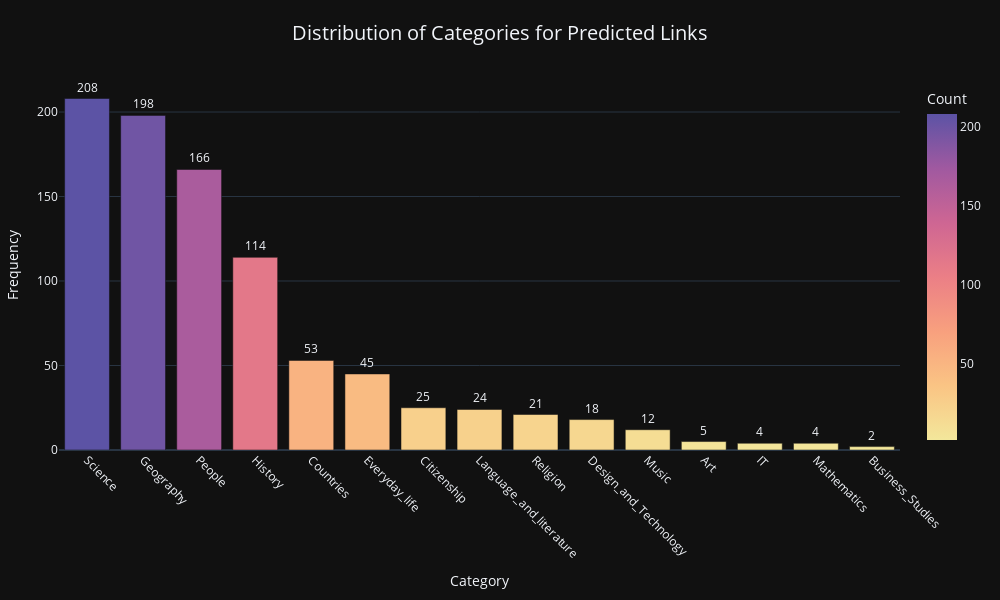
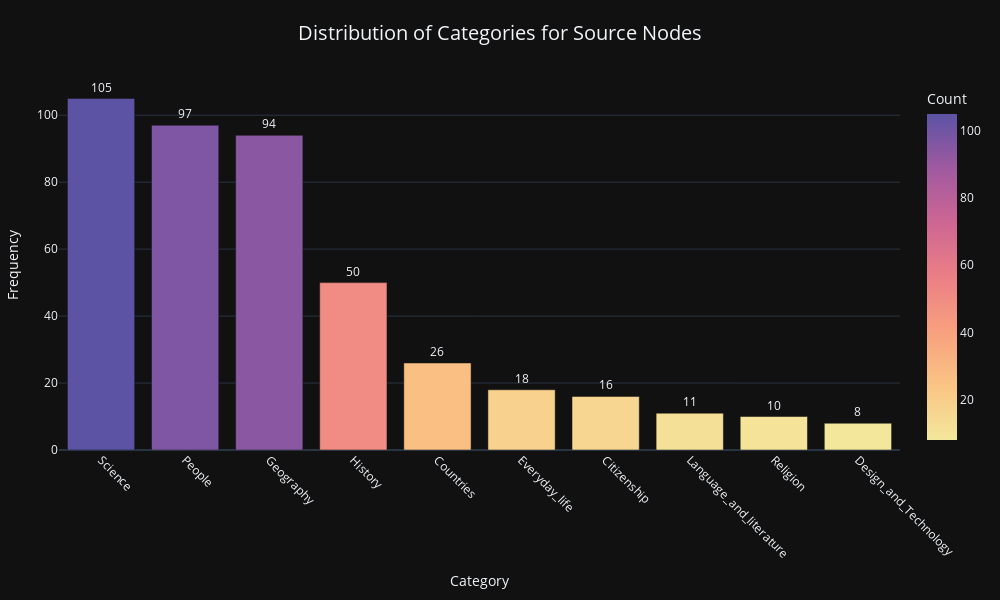

The cell these charts' notebook holds for them, in order:
### Markdown cell above
# Distribution over the categories

### Code cell
Visualization_categories_distribution(df_links_,df_categories)

### Figure 1 — Plotly figure (JSON) as saved in the notebook; plotly's stock layout.template omitted (floating-point values rounded to 4 significant figures)
{"data": [{"alignmentgroup": "True", "hovertemplate": "Category=%{x}<br>Count=%{marker.color}<extra></extra>", "legendgroup": "", "marker": {"color": [208, 198, 166, 114, 53, 45, 25, 24, 21, 18, 12, 5, 4, 4, 2], "coloraxis": "coloraxis", "pattern": {"shape": ""}}, "name": "", "offsetgroup": "", "orientation": "v", "showlegend": false, "text": [208, 198, 166, 114, 53, 45, 25, 24, 21, 18, 12, 5, 4, 4, 2], "textposition": "outside", "texttemplate": "%{text}", "type": "bar", "x": ["Science", "Geography", "People", "History", "Countries", "Everyday_life", "Citizenship", "Language_and_literature", "Religion", "Design_and_Technology", "Music", "Art", "IT", "Mathematics", "Business_Studies"], "xaxis": "x", "y": [208, 198, 166, 114, 53, 45, 25, 24, 21, 18, 12, 5, 4, 4, 2], "yaxis": "y"}], "layout": {"barmode": "relative", "coloraxis": {"colorbar": {"title": {"text": "Count"}}, "colorscale": [[0, "rgb(243, 231, 155)"], [0.1667, "rgb(250, 196, 132)"], [0.3333, "rgb(248, 160, 126)"], [0.5, "rgb(235, 127, 134)"], [0.6667, "rgb(206, 102, 147)"], [0.8333, "rgb(160, 89, 160)"], [1, "rgb(92, 83, 165)"]]}, "height": 600, "legend": {"tracegroupgap": 0}, "margin": {"b": 150, "l": 50, "r": 50, "t": 80}, "title": {"font": {"size": 20}, "text": "Distribution of Categories for Predicted Links", "x": 0.5}, "width": 1000, "xaxis": {"anchor": "y", "domain": [0, 1], "tickangle": 45, "title": {"text": "Category"}}, "yaxis": {"anchor": "x", "domain": [0, 1], "title": {"text": "Frequency"}}}}

### Figure 2 — Plotly figure (JSON) as saved in the notebook; plotly's stock layout.template omitted (floating-point values rounded to 4 significant figures)
{"data": [{"alignmentgroup": "True", "hovertemplate": "Category=%{x}<br>Count=%{marker.color}<extra></extra>", "legendgroup": "", "marker": {"color": [105, 97, 94, 50, 26, 18, 16, 11, 10, 8], "coloraxis": "coloraxis", "pattern": {"shape": ""}}, "name": "", "offsetgroup": "", "orientation": "v", "showlegend": false, "text": [105, 97, 94, 50, 26, 18, 16, 11, 10, 8], "textposition": "outside", "texttemplate": "%{text}", "type": "bar", "x": ["Science", "People", "Geography", "History", "Countries", "Everyday_life", "Citizenship", "Language_and_literature", "Religion", "Design_and_Technology"], "xaxis": "x", "y": [105, 97, 94, 50, 26, 18, 16, 11, 10, 8], "yaxis": "y"}], "layout": {"barmode": "relative", "coloraxis": {"colorbar": {"title": {"text": "Count"}}, "colorscale": [[0, "rgb(243, 231, 155)"], [0.1667, "rgb(250, 196, 132)"], [0.3333, "rgb(248, 160, 126)"], [0.5, "rgb(235, 127, 134)"], [0.6667, "rgb(206, 102, 147)"], [0.8333, "rgb(160, 89, 160)"], [1, "rgb(92, 83, 165)"]]}, "height": 600, "legend": {"tracegroupgap": 0}, "margin": {"b": 150, "l": 50, "r": 50, "t": 80}, "title": {"font": {"size": 20}, "text": "Distribution of Categories for Source Nodes", "x": 0.5}, "width": 1000, "xaxis": {"anchor": "y", "domain": [0, 1], "tickangle": 45, "title": {"text": "Category"}}, "yaxis": {"anchor": "x", "domain": [0, 1], "title": {"text": "Frequency"}}}}
